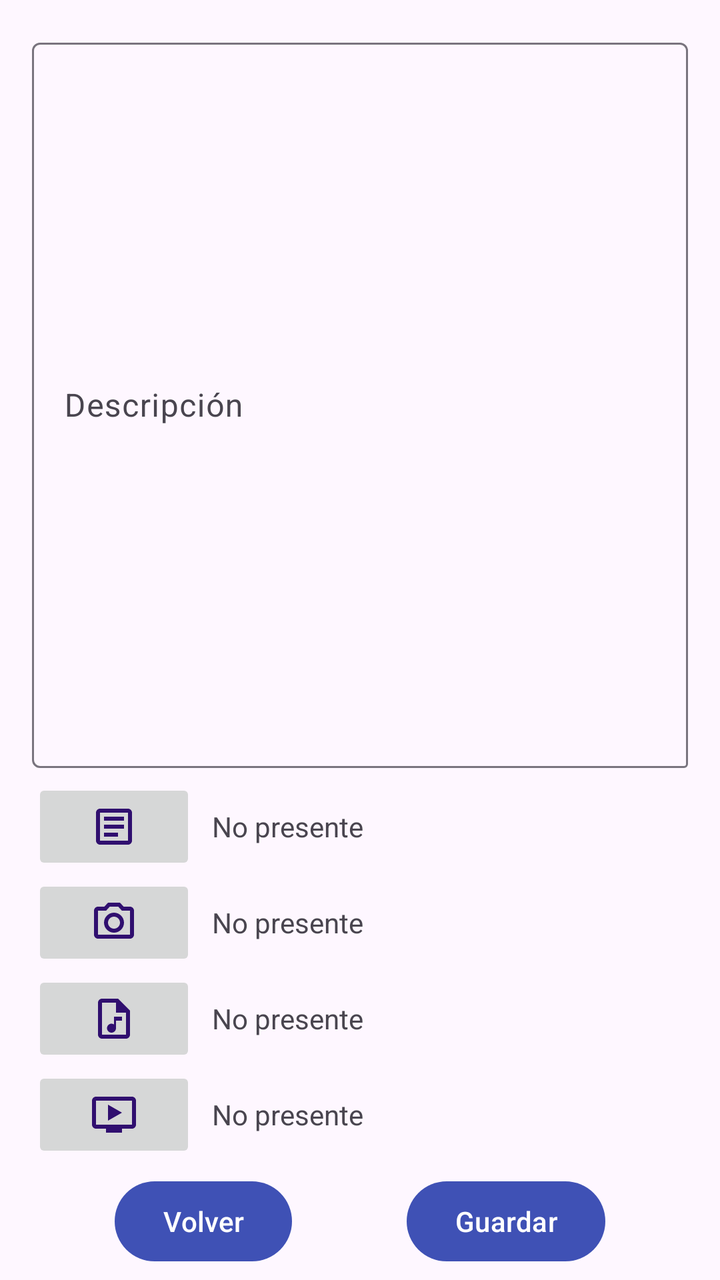
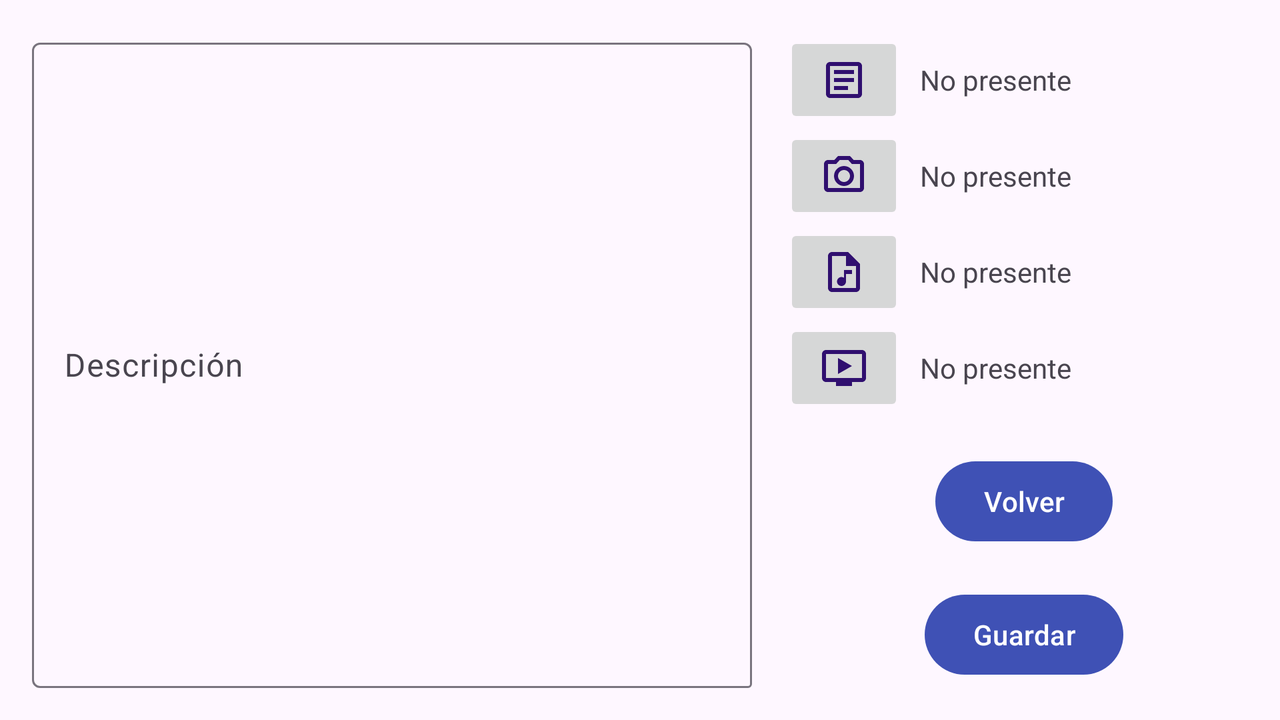

Two renders of one Android screen. The first uses the default layout on a phone; the second uses the alternative layout the repository ships for a different screen configuration, on a matching device. The two XML files are below.
<!-- AndroidManifest.xml: application theme Theme.TrassTarea -->
<!-- res/layout/fragment_dos.xml -->
<?xml version="1.0" encoding="utf-8"?>
<androidx.constraintlayout.widget.ConstraintLayout xmlns:android="http://schemas.android.com/apk/res/android"
    xmlns:app="http://schemas.android.com/apk/res-auto"
    xmlns:tools="http://schemas.android.com/tools"
    android:id="@+id/frameLayout_f2"
    android:layout_width="match_parent"
    android:layout_height="match_parent"
    tools:context=".fragmentos.FragmentoDos">

    <com.google.android.material.textfield.TextInputLayout
        android:id="@+id/textInputLayout"
        android:layout_width="0dp"
        android:layout_height="0dp"
        android:layout_marginStart="16dp"
        android:layout_marginTop="16dp"
        android:layout_marginEnd="16dp"
        app:boxBackgroundMode="outline"
        app:boxCornerRadiusBottomEnd="@dimen/cardview_default_radius"
        app:layout_constraintBottom_toTopOf="@+id/guideline_f2_horizontal"
        app:layout_constraintEnd_toEndOf="parent"
        app:layout_constraintStart_toStartOf="parent"
        app:layout_constraintTop_toTopOf="parent">

        <com.google.android.material.textfield.TextInputEditText
            android:id="@+id/et_f2_descripcion"
            android:layout_width="match_parent"
            android:layout_height="match_parent"
            android:focusable="true"
            android:hint="@string/et_descripcion" />
    </com.google.android.material.textfield.TextInputLayout>


    <LinearLayout
        android:id="@+id/ll_f2_archivos"
        android:layout_width="match_parent"
        android:layout_height="wrap_content"
        android:layout_marginStart="16dp"
        android:layout_marginEnd="16dp"
        android:orientation="vertical"
        app:layout_constraintBottom_toTopOf="@+id/bt_f2_volver"
        app:layout_constraintEnd_toEndOf="parent"
        app:layout_constraintHorizontal_bias="0.5"
        app:layout_constraintStart_toStartOf="parent"
        app:layout_constraintTop_toBottomOf="@+id/guideline_f2_horizontal">

        
        <LinearLayout
            android:id="@+id/ll_f2_documento"
            android:layout_width="match_parent"
            android:layout_height="wrap_content"
            android:orientation="horizontal">

            <ImageButton
                android:id="@+id/ib_f2_documento"
                android:layout_width="0dp"
                android:layout_height="48dp"
                android:layout_weight="1"
                android:contentDescription="@string/button_description"
                android:src="@drawable/outline_article_24" />

            <TextView
                android:id="@+id/tv_f2_documento"
                android:layout_width="0dp"
                android:layout_height="match_parent"
                android:layout_weight="3"
                android:gravity="center_vertical"
                android:paddingStart="8dp"
                android:paddingEnd="8dp"
                android:text="@string/detalle_no_presente" />

        </LinearLayout>

        
        <LinearLayout
            android:id="@+id/ll_f2_imagen"
            android:layout_width="match_parent"
            android:layout_height="wrap_content"
            android:orientation="horizontal">

            <ImageButton
                android:id="@+id/ib_f2_imagen"
                android:layout_width="0dp"
                android:layout_height="48dp"
                android:layout_weight="1"
                android:contentDescription="@string/button_description"
                android:src="@drawable/outline_camera_alt_24" />

            <TextView
                android:id="@+id/tv_f2_imagen"
                android:layout_width="0dp"
                android:layout_height="match_parent"
                android:layout_weight="3"
                android:gravity="center_vertical"
                android:paddingStart="8dp"
                android:paddingEnd="8dp"
                android:text="@string/detalle_no_presente" />

        </LinearLayout>

        
        <LinearLayout
            android:id="@+id/ll_f2_audio"
            android:layout_width="match_parent"
            android:layout_height="wrap_content"
            android:orientation="horizontal">

            <ImageButton
                android:id="@+id/ib_f2_audio"
                android:layout_width="0dp"
                android:layout_height="48dp"
                android:layout_weight="1"
                android:contentDescription="@string/button_description"
                android:src="@drawable/outline_audio_file_24" />

            <TextView
                android:id="@+id/tv_f2_audio"
                android:layout_width="0dp"
                android:layout_height="match_parent"
                android:layout_weight="3"
                android:gravity="center_vertical"
                android:paddingStart="8dp"
                android:paddingEnd="8dp"
                android:text="@string/detalle_no_presente" />

        </LinearLayout>

        
        <LinearLayout
            android:id="@+id/ll_f2_video"
            android:layout_width="match_parent"
            android:layout_height="wrap_content"
            android:orientation="horizontal">

            <ImageButton
                android:id="@+id/ib_f2_video"
                android:layout_width="0dp"
                android:layout_height="48dp"
                android:layout_weight="1"
                android:contentDescription="@string/button_description"
                android:src="@drawable/outline_ondemand_video_24" />

            <TextView
                android:id="@+id/tv_f2_video"
                android:layout_width="0dp"
                android:layout_height="match_parent"
                android:layout_weight="3"
                android:gravity="center_vertical"
                android:paddingStart="8dp"
                android:paddingEnd="8dp"
                android:text="@string/detalle_no_presente" />

        </LinearLayout>

    </LinearLayout>


    <Button
        android:id="@+id/bt_f2_volver"
        android:layout_width="wrap_content"
        android:layout_height="wrap_content"
        android:text="@string/bt_volver"
        app:layout_constraintBottom_toBottomOf="parent"
        app:layout_constraintEnd_toStartOf="@+id/bt_f2_guardar"
        app:layout_constraintHorizontal_bias="0.5"
        app:layout_constraintStart_toStartOf="parent"
        app:layout_constraintTop_toBottomOf="@+id/ll_f2_archivos" />

    <Button
        android:id="@+id/bt_f2_guardar"
        android:layout_width="wrap_content"
        android:layout_height="wrap_content"
        android:text="@string/bt_guardar"
        app:layout_constraintBottom_toBottomOf="@+id/bt_f2_volver"
        app:layout_constraintEnd_toEndOf="parent"
        app:layout_constraintHorizontal_bias="0.5"
        app:layout_constraintStart_toEndOf="@+id/bt_f2_volver"
        app:layout_constraintTop_toTopOf="@+id/bt_f2_volver" />

    <androidx.constraintlayout.widget.Guideline
        android:id="@+id/guideline_f2_horizontal"
        android:layout_width="wrap_content"
        android:layout_height="wrap_content"
        android:orientation="horizontal"
        app:layout_constraintGuide_percent="0.6" />

</androidx.constraintlayout.widget.ConstraintLayout>
<!-- resources referenced by this layout -->
<resources>
  <!-- drawable outline_article_24 (drawable) -->
  <vector android:autoMirrored="true" android:height="24dp"
      android:tint="@color/mi_color_primary_dark" android:viewportHeight="24"
      android:viewportWidth="24" android:width="24dp" xmlns:android="http://schemas.android.com/apk/res/android">
      <path android:fillColor="@android:color/white" android:pathData="M19,5v14H5V5H19M19,3H5C3.9,3 3,3.9 3,5v14c0,1.1 0.9,2 2,2h14c1.1,0 2,-0.9 2,-2V5C21,3.9 20.1,3 19,3L19,3z"/>
      <path android:fillColor="@android:color/white" android:pathData="M14,17H7v-2h7V17zM17,13H7v-2h10V13zM17,9H7V7h10V9z"/>
  </vector>
  <!-- drawable outline_audio_file_24 (drawable) -->
  <vector android:height="24dp" android:tint="@color/mi_color_primary_dark"
      android:viewportHeight="24" android:viewportWidth="24"
      android:width="24dp" xmlns:android="http://schemas.android.com/apk/res/android">
      <path android:fillColor="@android:color/white" android:pathData="M14,2H6C4.9,2 4,2.9 4,4v16c0,1.1 0.9,2 2,2h12c1.1,0 2,-0.9 2,-2V8L14,2zM6,20V4h7v5h5v11H6zM16,11h-4v3.88c-0.36,-0.24 -0.79,-0.38 -1.25,-0.38c-1.24,0 -2.25,1.01 -2.25,2.25c0,1.24 1.01,2.25 2.25,2.25S13,17.99 13,16.75V13h3V11z"/>
  </vector>
  <!-- drawable outline_camera_alt_24 (drawable) -->
  <vector android:height="24dp" android:tint="@color/mi_color_primary_dark"
      android:viewportHeight="24" android:viewportWidth="24"
      android:width="24dp" xmlns:android="http://schemas.android.com/apk/res/android">
      <path android:fillColor="@android:color/white" android:pathData="M20,4h-3.17L15,2L9,2L7.17,4L4,4c-1.1,0 -2,0.9 -2,2v12c0,1.1 0.9,2 2,2h16c1.1,0 2,-0.9 2,-2L22,6c0,-1.1 -0.9,-2 -2,-2zM20,18L4,18L4,6h4.05l1.83,-2h4.24l1.83,2L20,6v12zM12,7c-2.76,0 -5,2.24 -5,5s2.24,5 5,5 5,-2.24 5,-5 -2.24,-5 -5,-5zM12,15c-1.65,0 -3,-1.35 -3,-3s1.35,-3 3,-3 3,1.35 3,3 -1.35,3 -3,3z"/>
  </vector>
  <!-- drawable outline_ondemand_video_24 (drawable) -->
  <vector android:height="24dp" android:tint="@color/mi_color_primary_dark"
      android:viewportHeight="24" android:viewportWidth="24"
      android:width="24dp" xmlns:android="http://schemas.android.com/apk/res/android">
      <path android:fillColor="@android:color/white" android:pathData="M9,7v8l7,-4zM21,3L3,3c-1.1,0 -2,0.9 -2,2v12c0,1.1 0.9,2 2,2h5v2h8v-2h5c1.1,0 2,-0.9 2,-2L23,5c0,-1.1 -0.9,-2 -2,-2zM21,17L3,17L3,5h18v12z"/>
  </vector>
  <string name="bt_guardar">Guardar</string>
  <string name="bt_volver">Volver</string>
  <string name="button_description">Botón para adjuntar un documento</string>
  <string name="detalle_no_presente">No presente</string>
  <string name="et_descripcion">Descripción</string>
  <style name="Theme.TrassTarea" parent="Theme.Material3.Light">
          
          <item name="colorPrimary">@color/mi_color_primary</item>
          
          <item name="colorPrimaryDark">@color/mi_color_primary_dark</item>
          
          <item name="colorAccent">@color/mi_color_accent</item>
          
          <item name="colorControlNormal">@color/mi_color_control_normal</item>
          
          <item name="colorControlActivated">@color/mi_color_control_activated</item>
          
          <item name="colorControlHighlight">@color/mi_color_control_highlight</item>
          
          <item name="android:textColorPrimary">@color/mi_color_primary_dark</item>
          <item name="android:textColorSecondary">@color/mi_color_primary</item>
      </style>
  <color name="mi_color_primary_dark">#300F6F</color>
  <color name="mi_color_primary">#3F51B5</color>
  <color name="mi_color_accent">#FF4081</color>
  <color name="mi_color_control_normal">#999999</color>
  <color name="mi_color_control_activated">#FF5722</color>
  <color name="mi_color_control_highlight">#FFC107</color>
</resources>
<!-- res/layout-land/fragment_dos.xml (the repository's variant of the layout above) -->
<!-- drawn on the phone turned sideways -->
<?xml version="1.0" encoding="utf-8"?>
<androidx.constraintlayout.widget.ConstraintLayout xmlns:android="http://schemas.android.com/apk/res/android"
    xmlns:app="http://schemas.android.com/apk/res-auto"
    xmlns:tools="http://schemas.android.com/tools"
    android:id="@+id/frameLayout_f2"
    android:layout_width="match_parent"
    android:layout_height="match_parent"
    tools:context=".fragmentos.FragmentoDos">


    <com.google.android.material.textfield.TextInputLayout
        android:id="@+id/textInputLayout"
        android:layout_width="0dp"
        android:layout_height="0dp"
        android:layout_marginStart="16dp"
        android:layout_marginTop="16dp"
        android:layout_marginEnd="8dp"
        android:layout_marginBottom="16dp"
        app:boxBackgroundMode="outline"
        app:boxCornerRadiusBottomEnd="@dimen/cardview_default_radius"
        app:layout_constraintBottom_toBottomOf="parent"
        app:layout_constraintEnd_toStartOf="@+id/guideline_f2_vertical"
        app:layout_constraintStart_toStartOf="parent"
        app:layout_constraintTop_toTopOf="parent">

        <com.google.android.material.textfield.TextInputEditText
            android:id="@+id/et_f2_descripcion"
            android:layout_width="match_parent"
            android:layout_height="match_parent"
            android:focusable="true"
            android:hint="@string/et_descripcion" />
    </com.google.android.material.textfield.TextInputLayout>

    <LinearLayout
        android:id="@+id/ll_f2_archivos"
        android:layout_width="0dp"
        android:layout_height="wrap_content"
        android:layout_marginStart="8dp"
        android:layout_marginEnd="8dp"
        android:orientation="vertical"
        app:layout_constraintEnd_toEndOf="parent"
        app:layout_constraintHorizontal_bias="0.5"
        app:layout_constraintStart_toStartOf="@+id/guideline_f2_vertical"
        app:layout_constraintTop_toTopOf="@+id/textInputLayout">

        
        <LinearLayout
            android:id="@+id/ll_f2_documento"
            android:layout_width="match_parent"
            android:layout_height="wrap_content"
            android:orientation="horizontal">

            <ImageButton
                android:id="@+id/ib_f2_documento"
                android:layout_width="0dp"
                android:layout_height="48dp"
                android:layout_weight="1"
                android:contentDescription="@string/button_description"
                android:src="@drawable/outline_article_24" />

            <TextView
                android:id="@+id/tv_f2_documento"
                android:layout_width="0dp"
                android:layout_height="match_parent"
                android:layout_weight="3"
                android:gravity="center_vertical"
                android:paddingStart="8dp"
                android:text="@string/detalle_no_presente" />

        </LinearLayout>

        
        <LinearLayout
            android:id="@+id/ll_f2_imagen"
            android:layout_width="match_parent"
            android:layout_height="wrap_content"
            android:orientation="horizontal">

            <ImageButton
                android:id="@+id/ib_f2_imagen"
                android:layout_width="0dp"
                android:layout_height="48dp"
                android:layout_weight="1"
                android:contentDescription="@string/button_description"
                android:src="@drawable/outline_camera_alt_24" />

            <TextView
                android:id="@+id/tv_f2_imagen"
                android:layout_width="0dp"
                android:layout_height="match_parent"
                android:layout_weight="3"
                android:gravity="center_vertical"
                android:paddingStart="8dp"
                android:text="@string/detalle_no_presente" />

        </LinearLayout>

        
        <LinearLayout
            android:id="@+id/ll_f2_audio"
            android:layout_width="match_parent"
            android:layout_height="wrap_content"
            android:orientation="horizontal">

            <ImageButton
                android:id="@+id/ib_f2_audio"
                android:layout_width="0dp"
                android:layout_height="48dp"
                android:layout_weight="1"
                android:contentDescription="@string/button_description"
                android:src="@drawable/outline_audio_file_24" />

            <TextView
                android:id="@+id/tv_f2_audio"
                android:layout_width="0dp"
                android:layout_height="match_parent"
                android:layout_weight="3"
                android:gravity="center_vertical"
                android:paddingStart="8dp"
                android:text="@string/detalle_no_presente" />

        </LinearLayout>

        
        <LinearLayout
            android:id="@+id/ll_f2_video"
            android:layout_width="match_parent"
            android:layout_height="wrap_content"
            android:orientation="horizontal">

            <ImageButton
                android:id="@+id/ib_f2_video"
                android:layout_width="0dp"
                android:layout_height="48dp"
                android:layout_weight="1"
                android:contentDescription="@string/button_description"
                android:src="@drawable/outline_ondemand_video_24" />

            <TextView
                android:id="@+id/tv_f2_video"
                android:layout_width="0dp"
                android:layout_height="match_parent"
                android:layout_weight="3"
                android:gravity="center_vertical"
                android:paddingStart="8dp"
                android:text="@string/detalle_no_presente" />

        </LinearLayout>

    </LinearLayout>


    <Button
        android:id="@+id/bt_f2_volver"
        android:layout_width="wrap_content"
        android:layout_height="wrap_content"
        android:text="@string/bt_volver"
        app:layout_constraintBottom_toTopOf="@+id/bt_f2_guardar"
        app:layout_constraintEnd_toEndOf="parent"
        app:layout_constraintVertical_bias="0.5"
        app:layout_constraintStart_toStartOf="@+id/guideline_f2_vertical"
        app:layout_constraintTop_toBottomOf="@+id/ll_f2_archivos" />

    <Button
        android:id="@+id/bt_f2_guardar"
        android:layout_width="wrap_content"
        android:layout_height="wrap_content"
        android:text="@string/bt_guardar"
        app:layout_constraintBottom_toBottomOf="parent"
        app:layout_constraintEnd_toEndOf="@+id/bt_f2_volver"
        app:layout_constraintStart_toStartOf="@+id/bt_f2_volver"
        app:layout_constraintTop_toBottomOf="@+id/bt_f2_volver" />

    <androidx.constraintlayout.widget.Guideline
        android:id="@+id/guideline_f2_vertical"
        android:layout_width="wrap_content"
        android:layout_height="wrap_content"
        android:orientation="vertical"
        app:layout_constraintGuide_percent="0.6" />

</androidx.constraintlayout.widget.ConstraintLayout>
